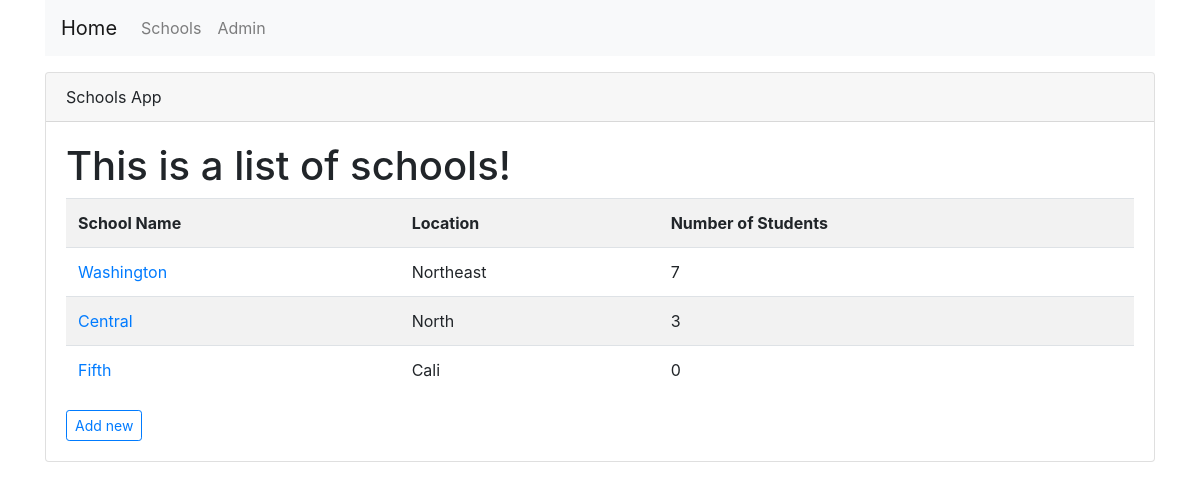
/listing/schools, run on an earlier commit of the app's database.
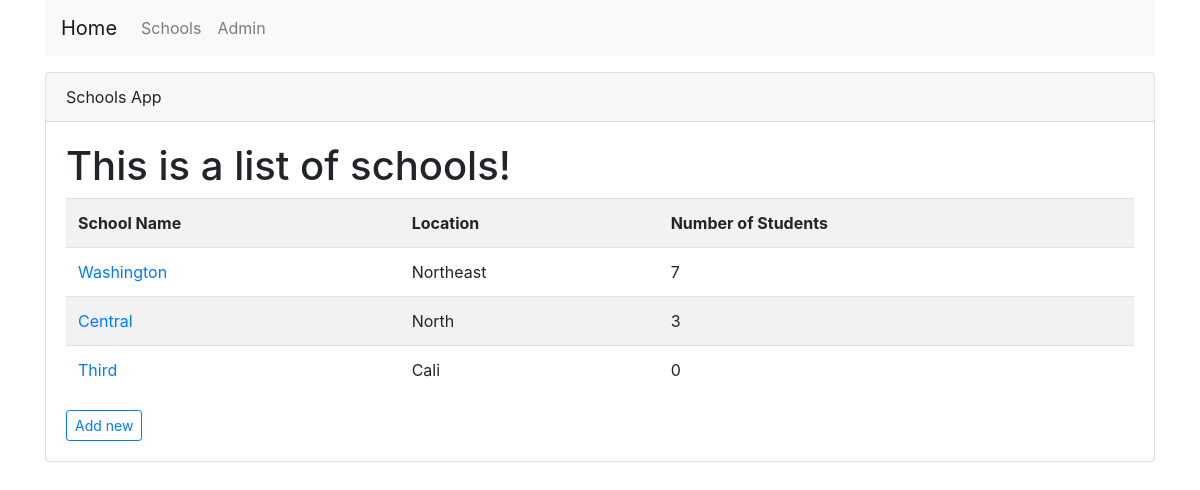
And on a later commit of the database.
### listing/models.py (models this page shows, shortened)
class School(models.Model):
    name = models.CharField(max_length=40)
    location = models.CharField(max_length=40)
    students_counter = models.IntegerField(default = 0)

### listing/views.py (the view)
# urls.py: path('schools', SchoolList.as_view(), name = "schools"),
class SchoolList(ListView):
    model = School
    template_name="listing/schools.html"

### listing/templates/listing/schools.html
{% extends "listing/listing_base.html" %}
{% block schools_body %}
<h1>This is a list of schools!</h1>
{% if school_list %}
<table class="table table-striped">
  <th>School Name</th>
  <th>Location</th>
  <th>Number of Students</th>
  {% for school in school_list %}
  <tr>
    <td><a href="schools/{{school.name}}/">{{school.name}}</a></td>
    <td>{{school.location}}</td>
    <td>{{school.students_counter}}</td>
  </tr>
  {% endfor %}
</table>
{% else %}
<p>Nothing is here yet. Press button below to create a new school.</p>
{% endif %}
<a href="{% url "listing:create_school" %}" class="btn btn-sm btn-outline-primary">Add new</a>
{% endblock schools_body %}

### listing/templates/listing/listing_base.html (shortened to what this page needs)
{% extends "base.html" %}
{% block body %}
<div class="card">
  <div class="card-header">
    Schools App
  </div>
  <div class="card-body">
    {% block schools_body %}
    {% endblock schools_body %}
  </div>
</div>
{% endblock body %}

### templates/base.html (shortened to what this page needs)
<!DOCTYPE html>
<html lang="en" dir="ltr">
  <head>
    <link rel="stylesheet" href="https://stackpath.bootstrapcdn.com/bootstrap/4.5.0/css/bootstrap.min.css">
  </head>
  <body>
    <div class="container">
      <nav class="navbar navbar-expand-lg navbar-light bg-light">
        <a class="navbar-brand" href="{%url "index" %}">Home</a>
        <div class="collapse navbar-collapse" id="navbarNav">
          <ul class="navbar-nav">
            <li class="nav-item">
              <a class="nav-link" href="{%url "listing:schools" %}">Schools<span class="sr-only">(current)</span></a>
            </li>
            <li class="nav-item">
              <a class="nav-link" href="{%url "admin:index" %}">Admin</a>
            </li>
          </ul>
        </div>
      </nav>
    </div>
    <div class="container">
      {% block body %}
      {% endblock body %}
    </div>
  </body>
</html>

What changed in the data, as far as the page shows it:
removed School: name "Fifth", location "Cali", students_counter "0"
added School: name "Third", location "Cali", students_counter "0"
